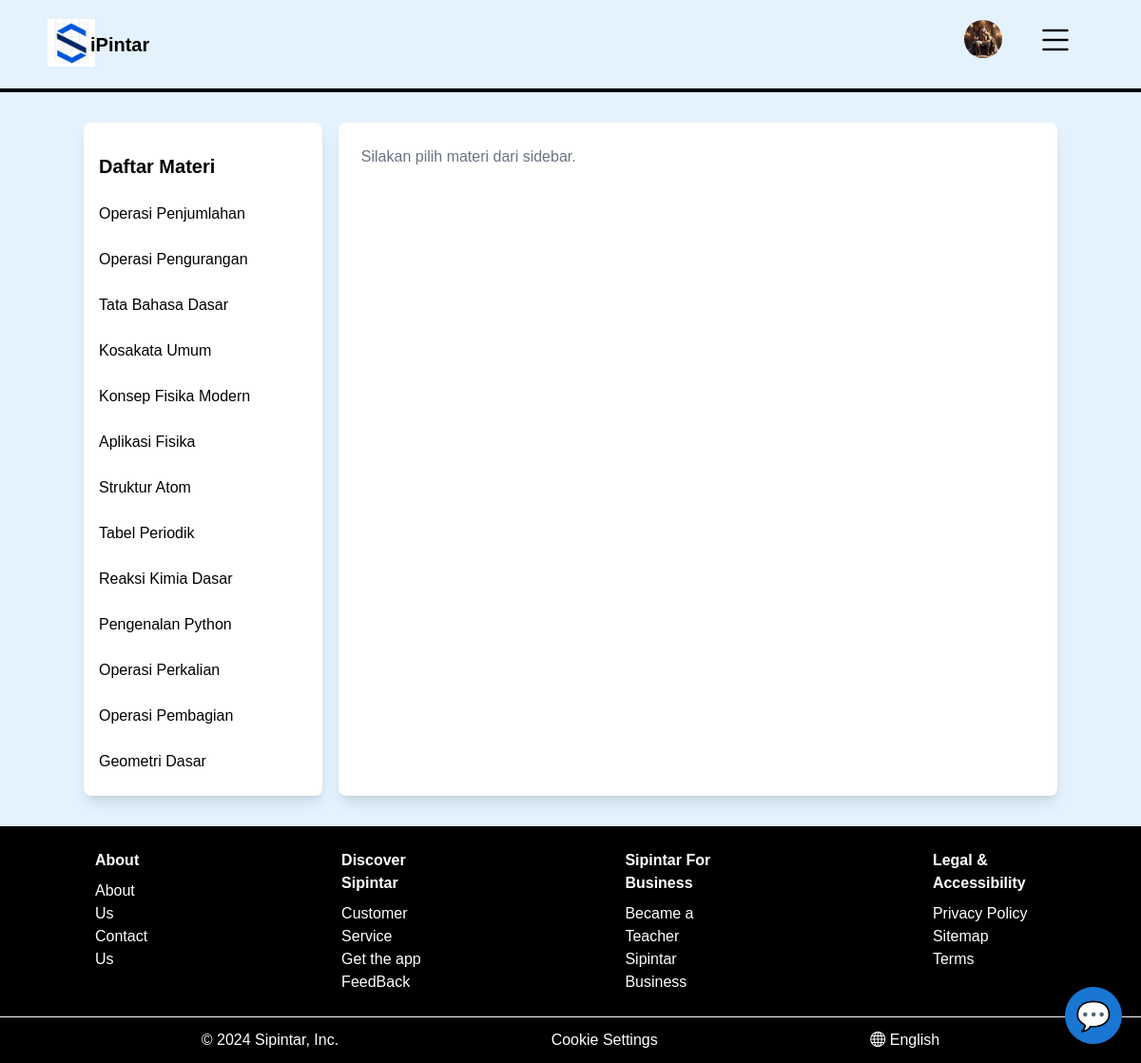
Page /materi.php (signed in) on the committed database.
### tables this page shows
CREATE TABLE `materi` (
  `id_materi` int NOT NULL,
  `id_kelas` int NOT NULL,
  `judul_materi` varchar(255) NOT NULL,
  `deskripsi` text NOT NULL,
  `path_file` varchar(255) NOT NULL,
  `dibuat_pada` timestamp NULL DEFAULT CURRENT_TIMESTAMP,
  `diperbarui_pada` timestamp NULL DEFAULT CURRENT_TIMESTAMP ON UPDATE CURRENT_TIMESTAMP
);

### model/materi.php (called while the page is built, shortened)
<?php
require __DIR__ . "/../db.php";
function getMateriByFilter($filter)
{
    global $conn;
    $query = "SELECT * FROM materi";
    $params = [];
    $conditions = [];
    $stmt = $conn->prepare($query);
    $stmt->execute($params);
    return $stmt->fetchAll(PDO::FETCH_ASSOC);
}

### model/quiz.php (called while the page is built, shortened)
<?php
require __DIR__ . "/../db.php";
function getQuizByFilter($filter)
{
    global $conn;
    $query = "SELECT quiz.*, materi.id_materi, materi.judul_materi FROM quiz LEFT JOIN materi ON materi.id_materi = quiz.id_materi";
    $params = [];
    $stmt = $conn->prepare($query);
    $stmt->execute($params);
    return isset($filter["id_quiz"]) ? $stmt->fetch(PDO::FETCH_ASSOC) : $stmt->fetchAll(PDO::FETCH_ASSOC);
}

### model/pendaftaranKelas.php (called while the page is built, shortened)
<?php
require __DIR__ . "/../db.php";
function getPendaftaranKelasByFilter($filter)
{
    global $conn;
    $query = "
        SELECT
            pendaftaran_kelas.*,
            kelas.nama_kelas,
            kelas.tingkat,
            kelas.pelajaran,
            kelas.deskripsi,
            pengguna.nama AS nama_pengguna,
            pengguna.email AS email_pengguna,
            pengajar.nama AS nama_pengajar,
            transaksi.id_transaksi,
            transaksi.status_transaksi,
            transaksi.harga
        FROM
            pendaftaran_kelas
        LEFT JOIN
            kelas ON pendaftaran_kelas.id_kelas = kelas.id_kelas
        LEFT JOIN
            pengguna ON pendaftaran_kelas.id_pengguna = pengguna.id_pengguna
        LEFT JOIN
            pengguna pengajar ON kelas.id_pengajar = pengguna.id_pengguna
        LEFT JOIN
            transaksi ON transaksi.id_pendaftaran = pendaftaran_kelas.id_pendaftaran
    ";
    $conditions = [];
    $params = [];
    if (isset($filter["id_pengguna"])) {
        $conditions[] = "pendaftaran_kelas.id_pengguna = :id_pengguna";
        $params["id_pengguna"] = $filter["id_pengguna"];
    }
    if (isset($filter["status"])) {
        $placeholders = implode(", ", array_map(function ($i) {
            return ":status_$i";
        }, array_keys($filter["status"])));
        $conditions[] = "pendaftaran_kelas.status IN ($placeholders)";
        foreach ($filter["status"] as $key => $status) {
            $params[":status_$key"] = $status;
        }
    }
    if ($conditions) {
        $query .= " WHERE " . implode(" AND ", $conditions);
    }
    $stmt = $conn->prepare($query);
    $stmt->execute($params);
    return isset($filter["id_kelas"]) || isset($filter["status"]) ?
        $stmt->fetch(PDO::FETCH_ASSOC) : $stmt->fetchAll(PDO::FETCH_ASSOC);
}

### materi.php (the view, shortened to what this page needs)
<?php
require_once "./model/materi.php";
require_once "./model/pendaftaranKelas.php";
require_once "./model/quiz.php";
$id_pengguna = $_SESSION['user']["id_pengguna"];
$id_materi = $_GET["id_materi"] ?? null;
$id_kelas = $_GET["id_kelas"];
$data["materi"] = getMateriByFilter(["id_kelas" => $id_kelas]);
$data["quiz"] = getQuizByFilter(["id_materi" => $id_materi]);
$filter = [
    "id_kelas" => $id_kelas,
    "id_pengguna" => $id_pengguna,
    "status" => ['Dalam Proses', 'Selesai']
];
$data["pendaftaran_kelas"] = getPendaftaranKelasByFilter($filter);
$materi = [];
?>
<div class="container mx-auto ">
    <div class="flex h-max py-8 gap-4 ">
        <div class="w-1/4 bg-white border-r overflow-y-auto rounded-lg shadow-lg py-4">
            <h2 class="text-xl font-bold p-4">Daftar Materi</h2>
            <ul class="space-y-2">
                <?php foreach ($data["materi"] as $row): ?>
                    <li>
                        <a href="?id_kelas=<?= $id_kelas ?>&id_materi=<?= $row['id_materi'] ?>"
                            class="block px-4 py-2 hover:bg-gray-200">
                            <?= $row['judul_materi'] ?>
                        </a>
                    </li>
                <?php endforeach; ?>
            </ul>
        </div>
        <div class="w-3/4 bg-white p-6 overflow-y-auto rounded-lg shadow-lg">
            <?php if ($materi): ?>
                <?php if (!empty($materi['path_file'])): ?>
                    <iframe id="contentFrame" src=".<?= $materi['path_file'] ?>"
                        width="100%" class="border rounded-lg">
                    </iframe>
                <?php endif; ?>
                <?php if (!empty($data["quiz"])): ?>
                    <div class="mt-6">
                        <a href="./quiz.php?id_kelas=<?= $id_kelas ?>&id_quiz=<?= $data["quiz"][0]["id_quiz"] ?>"
                            class="px-4 py-2 bg-blue-500 text-white rounded-lg hover:bg-blue-600">
                            Mulai Quiz
                        </a>
                    </div>
                <?php endif ?>
            <?php else: ?>
                <p class="text-gray-500">Silakan pilih materi dari sidebar.</p>
            <?php endif; ?>
        </div>
    </div>
</div>
<?php
require "./partials/master.php";

### partials/cs.php (style rules this page uses)
body { font-family: Arial, sans-serif; background-color: #e3f2fd; margin: 0; padding: 0; }

### rows in the picture
materi: judul_materi "Operasi Penjumlahan"
materi: judul_materi "Operasi Pengurangan"
materi: judul_materi "Tata Bahasa Dasar"
materi: judul_materi "Kosakata Umum"
materi: judul_materi "Konsep Fisika Modern"
materi: judul_materi "Aplikasi Fisika"
materi: judul_materi "Struktur Atom"
materi: judul_materi "Tabel Periodik"
materi: judul_materi "Reaksi Kimia Dasar"
materi: judul_materi "Pengenalan Python"
materi: judul_materi "Operasi Perkalian"
materi: judul_materi "Operasi Pembagian"
materi: judul_materi "Geometri Dasar"
